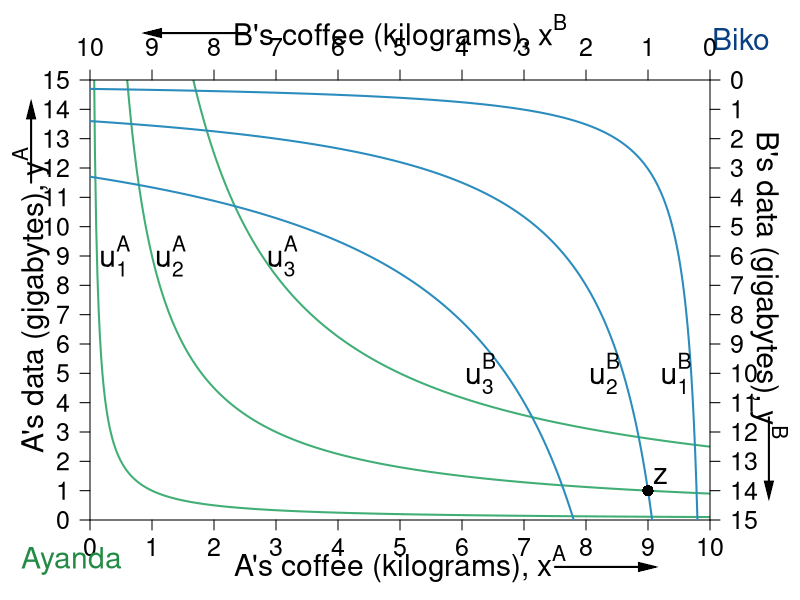

This chart was generated by the following R code:
require(shape)
#pdf(file = "property_fig2bSTEP1.pdf", width = 9, height = 7)
#pdf(file = "property_fig2bSTEP2.pdf", width = 9, height = 7)
#pdf(file = "property_fig2bSTEP3.pdf", width = 9, height = 7)
pdf(file = "property/property_fig2b.pdf", width = 9, height = 7)

#Set parameters for graphics
axislabelsize <- 1.8
annotatesize <- 1.8
labelsize <- 1.5
graphlinewidth <- 2
segmentlinewidth <- 1.5
namesize <- 1.8

COL <- c("#7fc97f", "#beaed4", "#fdc086", "#ffff99", "#386cb0", "#f0027f", "#bf5b17", "#666666")
COLA <- c("#99d8c9","#66c2a4","#41ae76", "#238b45", "#005824")
COLB <- c("#4eb3d3", "#2b8cbe", "#0868ac","#084081")


uA <- function(x, y, alpha = 0.5, lambda = 0) {
  (x^(alpha)*y^(1 - alpha))^(1-lambda)*((10 - x)^(alpha)*(15 - y)^(1 - alpha))^lambda
}

indiffcurveA1 <- function(x, U = 3, A = 1, a = 0.5) {
  ((((U-2)/A)*(1/x)^a)^(1/(1-a)))
}

indiffcurveA2 <- function(x, U = 3, A = 1, a = 0.5) {
  (((U/A)*(1/x)^a)^(1/(1-a)))
}

indiffcurveA3 <- function(x, U = 3, A = 1, a = 0.5) {
  ((((U+2)/A)*(1/x)^a)^(1/(1-a)))
}

#Aisha happens to have found 8 apples and 2 oranges, 
#and Betty happens to have found 2 apples and 13 oranges. 
#Aisha's utility (8^0.5)*(2^0.5) = 4
#Betty's utility (2^0.5)*(13^0.5) = 5.09

par(mar =  c(4, 4.5, 4, 4.5))
xlims <- c(0, 10)
ylims <- c(0, 15)
xlims2 <- c(10, 0)
ylims2 <- c(15, 0)

plot(0, 0, xlim = xlims, ylim = ylims, type = "n",
     xlab = "",
     ylab = "",
     xaxt = "n", 
     yaxt = "n", 
     cex.lab = axislabelsize, 
     bty = "n",
     xaxs="i", 
     yaxs="i")


npts <- 500 
npts2 <- 501
#Specify the sequences of points for graphing. 
xx1 <- seq(xlims[1], xlims[2], length.out = npts)
#xx2 <- seq(xlims[1], xlims[2], length.out = npts)
#xx3 <- seq(xlims[1], xlims[2], length.out = npts2)
#xx4 <- seq(xlims[1], 10, length.out = npts2)

#Draw the lines for the graphs
lines(xx1, indiffcurveA1(xx1), col = COLA[3], lwd = graphlinewidth)
lines(xx1, indiffcurveA2(xx1), col = COLA[3], lwd = graphlinewidth)
lines(xx1, indiffcurveA3(xx1), col = COLA[3], lwd = graphlinewidth)
#lines(xx2, solowCondition(xx2, delta = 5), col = COL[3], lwd = 4)
#lines(xx2, solowInfeas(xx2, delta = 5), col = COL[1], lwd = 4, lty = 2)

#Customize ticks and labels for the plot
ticksy <- seq(from = 0, to = 15, by = 1)
ylabels <- seq(from = 0, to = 15, by = 1)
ticksx <- seq(from = 0, to = 10, by = 1)
xlabels <- seq(from = 0, to = 10, by = 1)
axis(1, at = ticksx, pos = 0, labels = xlabels, cex.axis = labelsize)
axis(2, at = ticksy, pos = 0, labels = ylabels, las = 1, cex.axis = labelsize)

#mtext(expression(paste("A's coffee (kilograms), ", x^A)), side=1, line = 2.5, cex = axislabelsize)
text(0.5*xlims[2], -1.5, expression(paste("A's coffee (kilograms), ", x^A)), xpd = TRUE, cex = axislabelsize) 
text(-0.95, 0.5*ylims[2], expression(paste("A's data (gigabytes), ", y^A)), xpd = TRUE, cex = axislabelsize, srt = 90) 

#Add arrows for A: 
Arrows(-0.95, 11.5, -0.95, 14, col = "black", lty = 1, lwd = 2, arr.type = "triangle", arr.lwd = 0.5, xpd = TRUE)
Arrows(7.5, -1.6, 9, -1.6, col = "black", lty = 1, lwd = 2, arr.type = "triangle", arr.lwd = 0.5, xpd = TRUE)

#Annotation of the three graphs and the NE
text(0.4, 9, expression(u[1]^A), cex = annotatesize)
text(1.3, 9, expression(u[2]^A), cex = annotatesize)
text(3.1, 9, expression(u[3]^A), cex = annotatesize)
#text(16, 0.52, expression(paste("Nash Equilibrium")))

#Line to label B's endowment
#segments(0, 13, 2, 13, lty = 2, col = "darkgray", lwd = 2)
#segments(2, 0, 2, 13, lty = 2, col = "darkgray", lwd = 2)


text(-0.3, -1.4, expression("Ayanda"), xpd = TRUE, cex = namesize, col = COLA[4])
text(10.5, 16.4, expression("Biko"), xpd = TRUE, cex = namesize, col = COLB[4])


#Set up second axes and labels
par(new = TRUE)
#par(mar =  c(6, 4, 4, 4))

xlims2 <- c(10, 0)
ylims2 <- c(15, 0)

plot(0, 0, xlim = xlims2, ylim = ylims2, type = "n",
     xlab = expression(paste("")),
     ylab = expression(paste("")),
     xaxt = "n", 
     yaxt = "n", 
     cex.lab = 1.3, 
     bty = "n",
     xaxs="i", 
     yaxs="i")

axis(side = 3, at = ticksx, pos = 0, labels = xlabels, cex.axis = labelsize)
axis(side = 4, at = ticksy, pos = 0, labels = ylabels, las = 1, cex.axis = labelsize)
#axis(side=3, at = xlims2, pos = 0)
text(5, -1.6, expression(paste("B's coffee (kilograms), ", x^B)), xpd = TRUE, cex = axislabelsize)
text(-0.95, 7, expression(paste("B's data (gigabytes), ", y^B)), xpd = TRUE, cex = axislabelsize, srt = 270) 

#Add arrows:
Arrows(-0.95, 11.5, -0.95, 14, col = "black", lty = 1, lwd = 2, arr.type = "triangle", arr.lwd = 0.5, xpd = TRUE)
Arrows(7.5, -1.6, 9, -1.6, col = "black", lty = 1, lwd = 2, arr.type = "triangle", arr.lwd = 0.5, xpd = TRUE)


indiffcurveB1 <- function(x, U = 3.741657, A = 1, a = 0.5) {
  ((((U-2)/A)*(1/x)^a)^(1/(1-a)))
}

indiffcurveB2 <- function(x, U = 3.741657, A = 1, a = 0.5) {
  (((U/A)*(1/x)^a)^(1/(1-a)))
}

indiffcurveB3 <- function(x, U = 3.741657, A = 1, a = 0.5) {
  ((((U+2)/A)*(1/x)^a)^(1/(1-a)))
}

lines(xx1, indiffcurveB1(xx1), col = COLB[2], lwd = graphlinewidth)
lines(xx1, indiffcurveB2(xx1), col = COLB[2], lwd = graphlinewidth)
lines(xx1, indiffcurveB3(xx1), col = COLB[2], lwd = graphlinewidth)

#Label B's indifference curves
text(0.55, 10, expression(u[1]^B), cex = annotatesize)
text(1.7, 10, expression(u[2]^B), cex = annotatesize)
text(3.7, 10, expression(u[3]^B), cex = annotatesize)

#Add a point for the initial endowment
points(1, 14, pch = 16, col = "black", cex = 1.5)

#Annotating B's endowment
text(0.8, 13.5, expression(z), cex = annotatesize)


dev.off()
